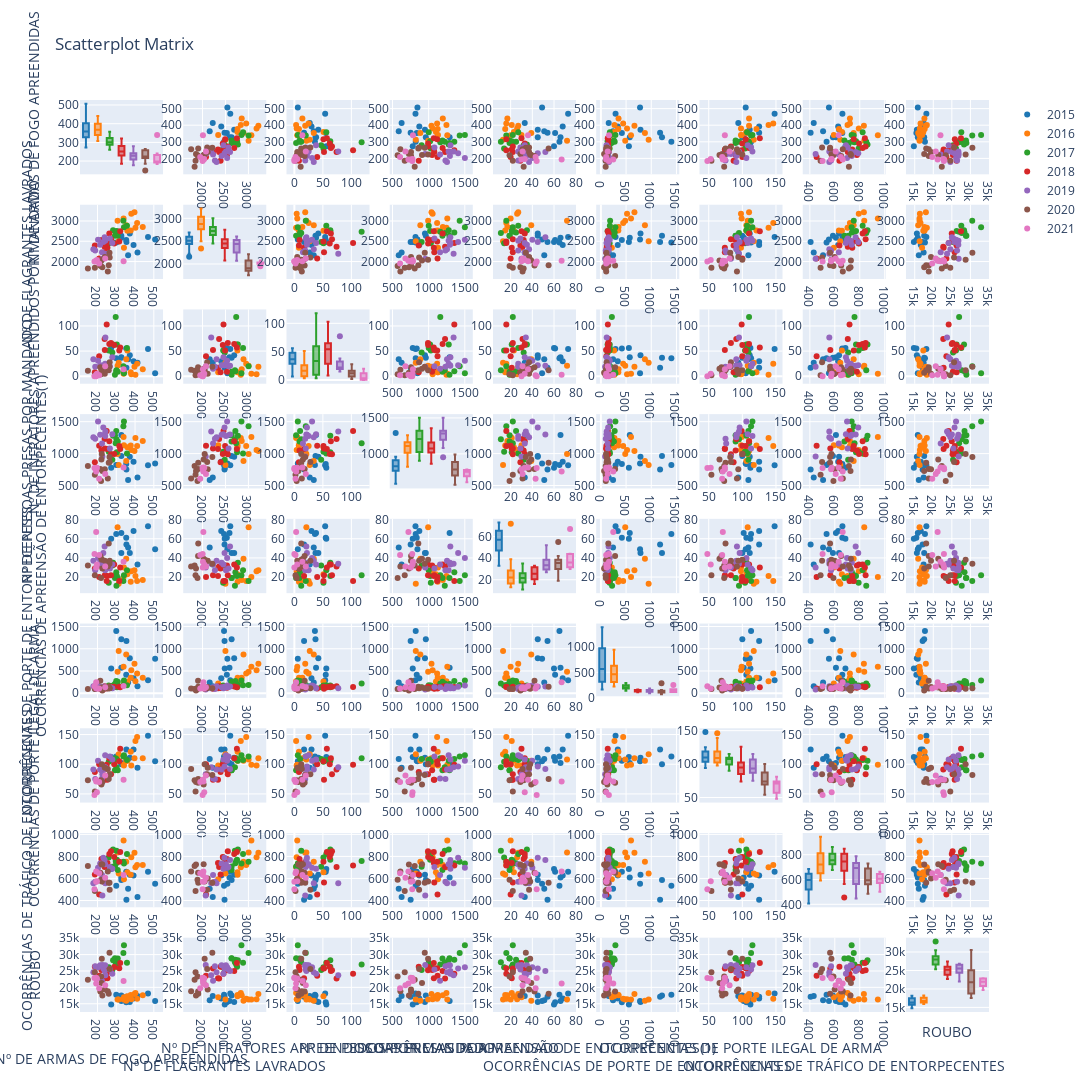

The code cell stored with this chart in its notebook:
### Code cell
fig = ff.create_scatterplotmatrix(
    df_merged.drop(columns=['MES']), diag='box', index='ANO', height=1200, width=1200)

fig.write_html('../docs/roubo_scatter.html')
fig.show()
